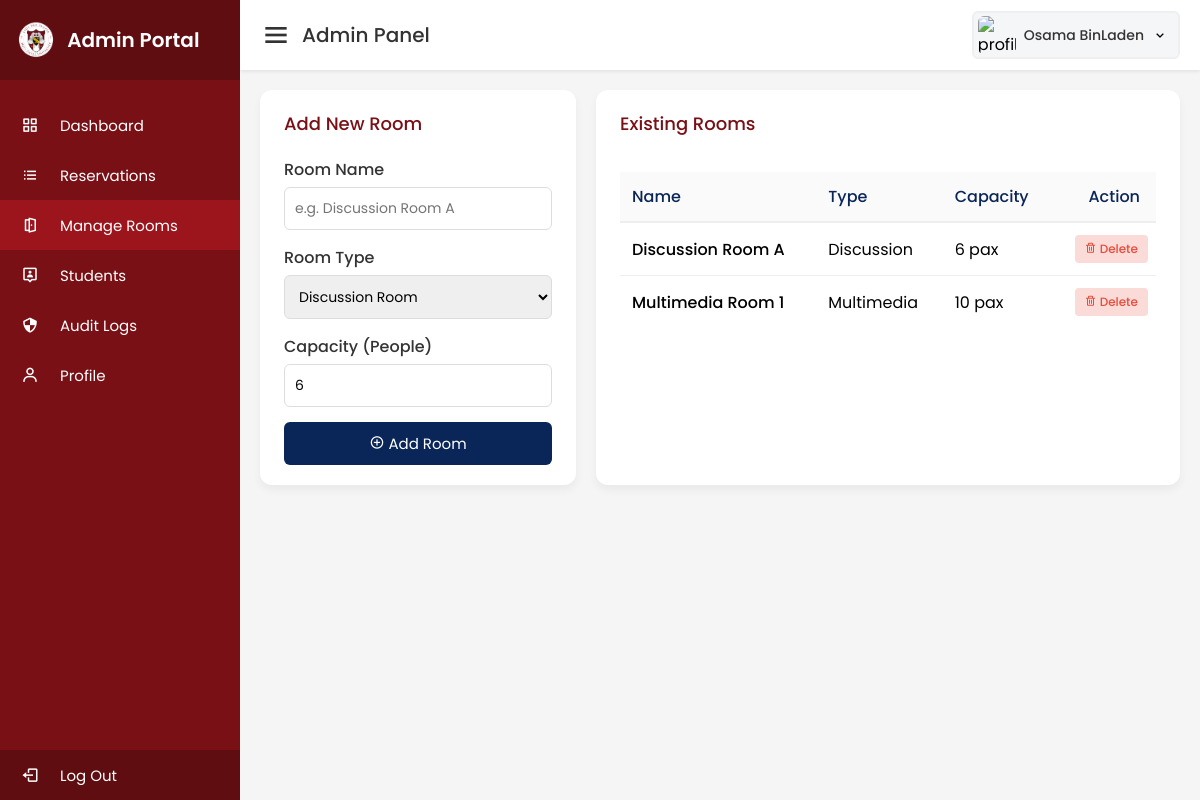
The page /admin/rooms.php (signed in) on the database its author committed.
### tables this page shows
CREATE TABLE `rooms` (
  `id` int(11) NOT NULL,
  `room_name` varchar(50) NOT NULL,
  `capacity` int(11) NOT NULL,
  `type` varchar(50) NOT NULL
);

### admin/rooms.php (the view, shortened to what this page needs)
<?php
require '../assets/includes/db_connection.php';
$sql = "SELECT * FROM rooms ORDER BY room_name ASC";
$result = $conn->query($sql);
?>
<!DOCTYPE html>
<html lang="en">
<head>
    <link href='https://unpkg.com/boxicons@2.1.4/css/boxicons.min.css' rel='stylesheet'>
    <link rel="stylesheet" href="../assets/css/dashboard.css">
</head>
<body>
    <?php include 'sidebar.php'; ?>
    <section class="home-section">
        <?php include 'topbar.php'; ?><div class="home-content">
            <div class="sales-boxes" style="display: flex; gap: 20px; flex-wrap: wrap;">
                <div class="recent-sales box" style="flex: 1; min-width: 300px;">
                    <div class="title">Add New Room</div>
                    <form action="../assets/actions/admin_room_action.php" method="POST" style="margin-top: 20px;">
                        <div class="form-group">
                            <label>Room Name</label>
                            <input type="text" name="room_name" placeholder="e.g. Discussion Room A" required>
                        </div>
                        <div class="form-group">
                            <label>Room Type</label>
                            <select name="room_type">
                                <option value="Discussion">Discussion Room</option>
                            </select>
                        </div>
                        <div class="form-group">
                            <label>Capacity (People)</label>
                            <input type="number" name="capacity" min="1" value="6" required>
                        </div>
                        <button type="submit" name="add_room" class="btn-submit">
                            <i class='bx bx-plus-circle'></i> Add Room
                        </button>
                    </form>
                </div>
                <div class="recent-sales box" style="flex: 2; min-width: 400px;">
                    <div class="title">Existing Rooms</div>
                    <div class="table-wrapper">
                        <table style="width:100%; border-collapse: collapse; margin-top:15px;">
                            <thead>
                                <tr style="text-align:left; border-bottom: 2px solid #eee;">
                                    <th>Name</th>
                                    <th>Type</th>
                                    <th>Capacity</th>
                                    <th style="text-align: right; padding-right: 20px;">Action</th>
                                </tr>
                            </thead>
                            <tbody>
                                <?php if ($result->num_rows > 0): ?>
                                    <?php while($row = $result->fetch_assoc()): ?>
                                    <tr>
                                        <td data-label="Name" style="font-weight: 500;">
                                            <?php echo htmlspecialchars($row['room_name']); ?>
                                        </td>
                                        <td data-label="Type"><?php echo htmlspecialchars($row['type']); ?></td>
                                        <td data-label="Capacity"><?php echo htmlspecialchars($row['capacity']); ?> pax</td>
                                        <td data-label="Action" style="text-align: right;">
                                            <button class="btn-delete" onclick="openDeleteModal(<?php echo $row['id']; ?>)">
                                               <i class='bx bx-trash'></i> Delete
                                            </button>
                                        </td>
                                    </tr>
                                    <?php endwhile; ?>
                                <?php else: ?>
                                    <tr><td colspan="4" style="padding:20px; text-align: center;">No rooms found. Add one!</td></tr>
                                <?php endif; ?>
                            </tbody>
                        </table>
                    </div>
                </div>
            </div>
        </div>
    </section>
</body>
</html>

### assets/css/dashboard.css (style rules this page uses)
* { margin: 0; padding: 0; box-sizing: border-box; font-family: 'Poppins', sans-serif; }
body { min-height: 100vh; background: #f4f6f9; overflow-x: hidden; }
a, button, .btn, .sidebar li, .sidebar li a { cursor: pointer !important; user-select: none; }
.home-section { position: relative; background: #f5f5f5; min-height: 100vh; width: calc(100% - 240px); left: 240px; transition: width 0.5s ease, left 0.5s ease; }
.home-content { padding: 20px; }
.sales-boxes { display: flex; justify-content: space-between; gap: 16px; flex-wrap: wrap; }
.sales-boxes .box { background: #fff; padding: 20px 24px; border-radius: 12px; box-shadow: 0 5px 10px rgba(0, 0, 0, 0.05); user-select: none; }
.sales-boxes .recent-sales { flex: 1 1 62%; min-width: 0; }
.sales-boxes .box .title { font-size: 18px; font-weight: 500; margin-bottom: 20px; color: #781016; }
.table-wrapper { overflow-x: auto; -webkit-overflow-scrolling: touch; border-radius: 8px; }
table { width: 100%; border-collapse: collapse; margin-top: 10px; min-width: 540px; }
th, td { text-align: left; padding: 12px; border-bottom: 1px solid #eee; white-space: nowrap; }
th { font-weight: 500; color: #0A2558; background: #fafafa; }
tr:last-child td { border-bottom: none; }

### admin/rooms.php (style rules this page uses)
.form-group { margin-bottom: 15px; }
.form-group label { display: block; font-weight: 500; margin-bottom: 5px; color: #333; }
.form-group input, .form-group select { width: 100%; padding: 10px; border: 1px solid #ddd; border-radius: 6px; font-size: 14px; }
.btn-submit { background: #0A2558; color: white; padding: 10px 20px; border: none; border-radius: 6px; cursor: pointer; width: 100%; font-size: 15px; }
.btn-delete { background: #fadbd8; color: #e74c3c; padding: 5px 10px; border-radius: 4px; text-decoration: none; font-size: 12px; font-weight: 500; border: none; cursor: pointer; }

### rows shown on the page
rooms: room_name "Discussion Room A", type "Discussion", capacity "6"
rooms: room_name "Multimedia Room 1", type "Multimedia", capacity "10"

### other values the page prints
$topbarTitle "Admin Panel"
$topbarName "Osama BinLaden"
